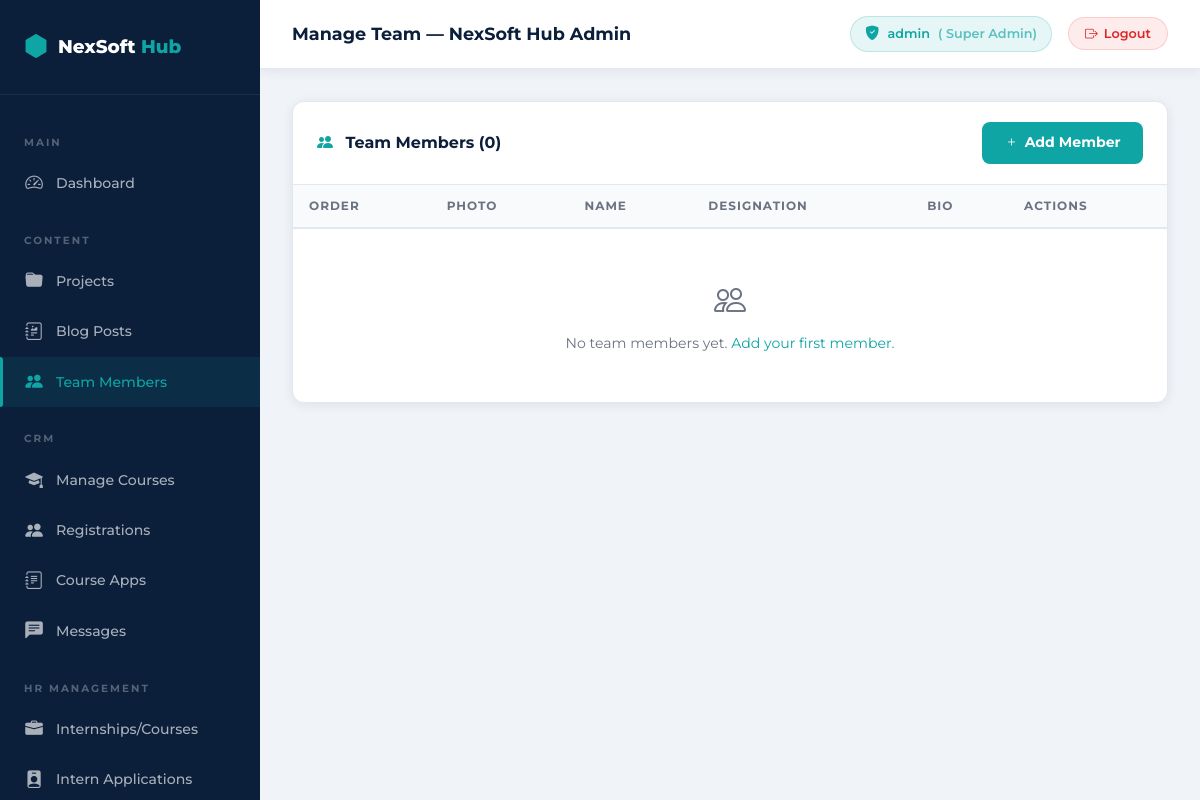
Page /admin/team.php (signed in) on the earlier database version.
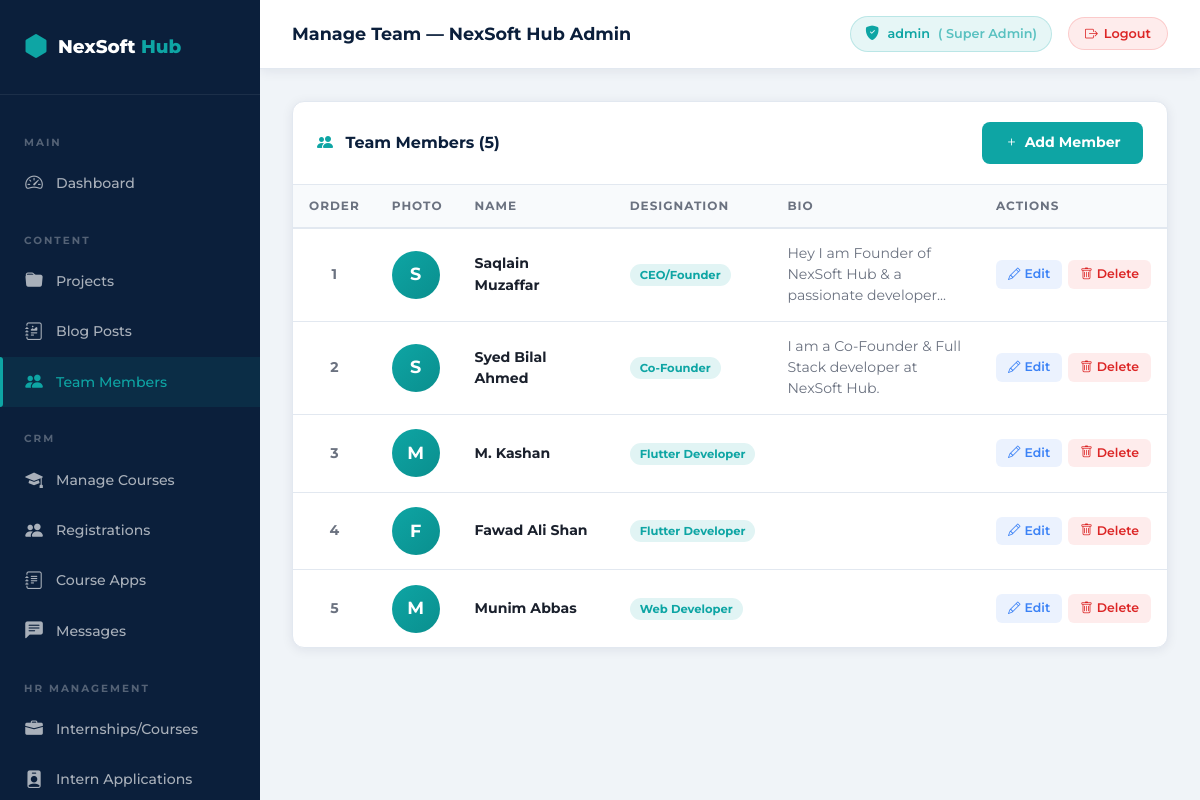
Same page on the later database version.
### tables this page shows
CREATE TABLE IF NOT EXISTS `team_members` (
  `id` int(11) NOT NULL AUTO_INCREMENT,
  `name` varchar(255) NOT NULL,
  `designation` varchar(255) NOT NULL,
  `photo` varchar(255) DEFAULT NULL,
  `bio` text DEFAULT NULL,
  `sort_order` int(11) DEFAULT 0,
  `created_at` timestamp NOT NULL DEFAULT CURRENT_TIMESTAMP,
  PRIMARY KEY (`id`)
);

### config/database.php (called while the page is built, shortened)
<?php
function appBasePath(): string
{
    static $basePath = null;
    if ($basePath !== null) {
        return $basePath;
    }
    $scriptName = (string)($_SERVER['SCRIPT_NAME'] ?? '');
    $dir = str_replace('\\', '/', dirname($scriptName));
    $basePath = ($dir === '/' || $dir === '.') ? '' : rtrim($dir, '/');
    return $basePath;
}
function baseUrl(string $path = ''): string
{
    $base = appBasePath();
    if ($path === '') {
        return $base === '' ? '/' : $base;
    }
    return ($base === '' ? '' : $base) . '/' . ltrim($path, '/');
}

### admin/auth.php (called while the page is built, shortened)
<?php
require_once __DIR__ . '/../config/database.php';
function adminUrl(string $page = ''): string
{
    $base = rtrim(baseUrl(), '/');
    return $base . '/admin/' . ltrim($page, '/');
}

### admin/team.php (the view, shortened to what the rows shown need)
<?php
require_once __DIR__ . '/auth.php';
$db     = getDB();
$action = $_GET['action'] ?? 'list';
$db->exec("CREATE TABLE IF NOT EXISTS `team_members` (
  `id` int(11) NOT NULL AUTO_INCREMENT,
  `name` varchar(255) NOT NULL,
  `designation` varchar(255) NOT NULL,
  `bio` text DEFAULT NULL,
  `photo` varchar(255) DEFAULT NULL,
  `sort_order` int(11) NOT NULL DEFAULT 0,
  `created_at` timestamp NOT NULL DEFAULT CURRENT_TIMESTAMP,
  PRIMARY KEY (`id`)
) ENGINE=InnoDB DEFAULT CHARSET=utf8mb4;");
$members = $db->query("SELECT * FROM team_members ORDER BY sort_order ASC, id ASC")->fetchAll();
$editMember = null;
require_once __DIR__ . '/layout-header.php';
?>
<?php if ($action === 'add' || $action === 'edit'): ?>
<div class="admin-card">
    <div class="admin-card-header">
        <span class="admin-card-title">
            <i class="bi bi-<?php echo $action === 'add' ? 'person-plus' : 'pencil'; ?> me-2" style="color:var(--secondary);"></i>
            <?php echo $action === 'add' ? 'Add Team Member' : 'Edit Team Member'; ?>
        </span>
        <a href="<?php echo adminUrl('team.php'); ?>" class="btn-action btn-view">
            <i class="bi bi-arrow-left"></i> Back
        </a>
    </div>
    <div class="admin-card-body">
        <form method="POST" enctype="multipart/form-data" class="admin-form">
            <?php echo adminCsrfField(); ?>
            <input type="hidden" name="action" value="<?php echo $action; ?>">
            <?php if ($action === 'edit'): ?>
            <input type="hidden" name="id" value="<?php echo $editMember['id']; ?>">
            <?php endif; ?>
            <div class="row g-3">
                <div class="col-md-6">
                    <label>Full Name <span style="color:var(--secondary);">*</span></label>
                    <input type="text" name="name" class="form-control" required
                           placeholder="e.g. Ahmad Raza"
                           value="<?php echo htmlspecialchars($editMember['name'] ?? $_POST['name'] ?? ''); ?>">
                </div>
                <div class="col-md-6">
                    <label>Designation <span style="color:var(--secondary);">*</span></label>
                    <input type="text" name="designation" class="form-control" required
                           placeholder="e.g. Lead Developer"
                           value="<?php echo htmlspecialchars($editMember['designation'] ?? $_POST['designation'] ?? ''); ?>">
                </div>
                <div class="col-md-6">
                    <label>Photo (JPG/PNG/WebP, max 5 MB)</label>
                    <?php if (!empty($editMember['photo'])): ?>
                    <div class="mb-2" style="display:flex;align-items:center;gap:10px;">
                        <img src="/NexSoft/assets/uploads/team/<?php echo htmlspecialchars($editMember['photo']); ?>"
                             style="width:60px;height:60px;object-fit:cover;border-radius:50%;border:2px solid var(--border);"
                             alt="Current photo">
                        <small style="color:var(--text-muted);">Current photo — upload a new one to replace</small>
                    </div>
                    <?php endif; ?>
                    <input type="file" name="photo" class="form-control" accept="image/*">
                </div>
                <div class="col-md-6">
                    <label>Display Order <small style="color:var(--text-muted);font-weight:400;">(lower = earlier)</small></label>
                    <input type="number" name="sort_order" class="form-control" min="0"
                           value="<?php echo (int)($editMember['sort_order'] ?? $_POST['sort_order'] ?? 0); ?>"
                           placeholder="0">
                </div>
                <div class="col-12">
                    <label>Short Bio <small style="color:var(--text-muted);font-weight:400;">(optional, shown on hover)</small></label>
                    <textarea name="bio" class="form-control" rows="3"
                              placeholder="2–3 sentences about this team member's expertise..."><?php echo htmlspecialchars($editMember['bio'] ?? $_POST['bio'] ?? ''); ?></textarea>
                </div>
                <div class="col-12 pt-2 d-flex gap-2">
                    <button type="submit" class="btn-admin-primary">
                        <i class="bi bi-<?php echo $action === 'add' ? 'plus' : 'save'; ?>"></i>
                        <?php echo $action === 'add' ? 'Add Member' : 'Save Changes'; ?>
                    </button>
                    <a href="<?php echo adminUrl('team.php'); ?>" class="btn-admin-secondary">Cancel</a>
                </div>
            </div>
        </form>
    </div>
</div>
<?php else: ?>
<div class="admin-card">
    <div class="table-wrap">
        <table class="admin-table">
            <thead>
                <tr>
                    <th>Order</th>
                    <th>Photo</th>
                    <th>Name</th>
                    <th>Designation</th>
                    <th>Bio</th>
                    <th>Actions</th>
                </tr>
            </thead>
            <tbody>
                <?php if (empty($members)): ?>
                <tr>
                    <td colspan="6" style="text-align:center;padding:3rem;color:var(--text-muted);">
                        <i class="bi bi-people" style="font-size:2rem;display:block;margin-bottom:0.5rem;"></i>
                        No team members yet.
                        <a href="<?php echo adminUrl('team.php?action=add'); ?>" style="color:var(--secondary);">Add your first member.</a>
                    </td>
                </tr>
                <?php else: ?>
                <?php foreach ($members as $m): ?>
                <tr>
                    <td style="color:var(--text-muted);text-align:center;font-weight:700;"><?php echo (int)$m['sort_order']; ?></td>
                    <td>
                        <?php if (!empty($m['photo']) && file_exists(__DIR__ . '/../assets/uploads/team/' . $m['photo'])): ?>
                        <img src="/NexSoft/assets/uploads/team/<?php echo htmlspecialchars($m['photo']); ?>"
                             style="width:48px;height:48px;object-fit:cover;border-radius:50%;border:2px solid var(--border);"
                             alt="<?php echo htmlspecialchars($m['name']); ?>">
                        <?php else: ?>
                        <div style="width:48px;height:48px;border-radius:50%;background:linear-gradient(135deg,var(--secondary),var(--secondary-dark));display:flex;align-items:center;justify-content:center;color:white;font-weight:700;font-size:1.1rem;">
                            <?php echo strtoupper(substr($m['name'], 0, 1)); ?>
                        </div>
                        <?php endif; ?>
                    </td>
                    <td><strong><?php echo htmlspecialchars($m['name']); ?></strong></td>
                    <td><span class="badge-teal"><?php echo htmlspecialchars($m['designation']); ?></span></td>
                    <td style="color:var(--text-muted);max-width:220px;">
                        <?php echo htmlspecialchars(mb_strimwidth($m['bio'] ?? '—', 0, 70, '...')); ?>
                    </td>
                    <td>
                        <div style="display:flex;gap:6px;">
                            <a href="<?php echo adminUrl('team.php?action=edit&id=' . $m['id']); ?>"
                               class="btn-action btn-edit"><i class="bi bi-pencil"></i> Edit</a>
                            <form method="POST" style="display:inline;">
                                <button type="submit" class="btn-action btn-delete confirm-delete">
                                    <i class="bi bi-trash"></i> Delete
                                </button>
                            </form>
                        </div>
                    </td>
                </tr>
                <?php endforeach; ?>
                <?php endif; ?>
            </tbody>
        </table>
    </div>
</div>
<?php endif; ?>
<?php require_once __DIR__ . '/layout-footer.php'; ?>

Differences in the rows shown:
added team_members: sort_order "1", name "S", name "Saqlain Muzaffar", designation "CEO/Founder", bio "Hey I am Founder of NexSoft Hub & a passionate developer..."
added team_members: sort_order "2", name "S", name "Syed Bilal Ahmed", designation "Co-Founder", bio "I am a Co-Founder & Full Stack developer at NexSoft Hub."
added team_members: sort_order "3", name "M", name "M. Kashan", designation "Flutter Developer"
added team_members: sort_order "4", name "F", name "Fawad Ali Shan", designation "Flutter Developer"
added team_members: sort_order "5", name "M", name "Munim Abbas", designation "Web Developer"
Other differences:
count($members): "0" → "5"
text no longer shown: "No team members yet. Add your first member."
